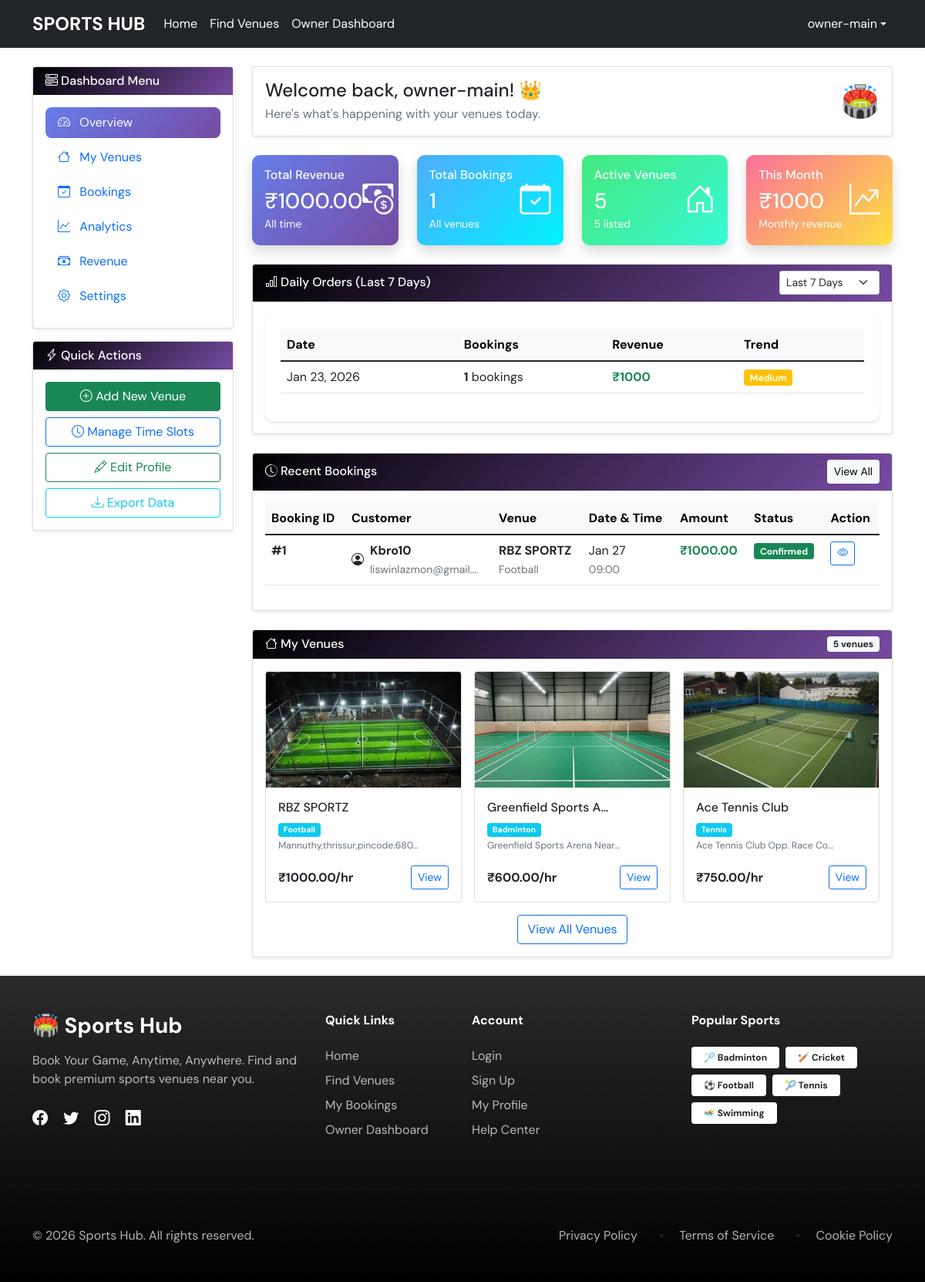
Before: /accounts/dashboard/ (signed in) with the older database file.
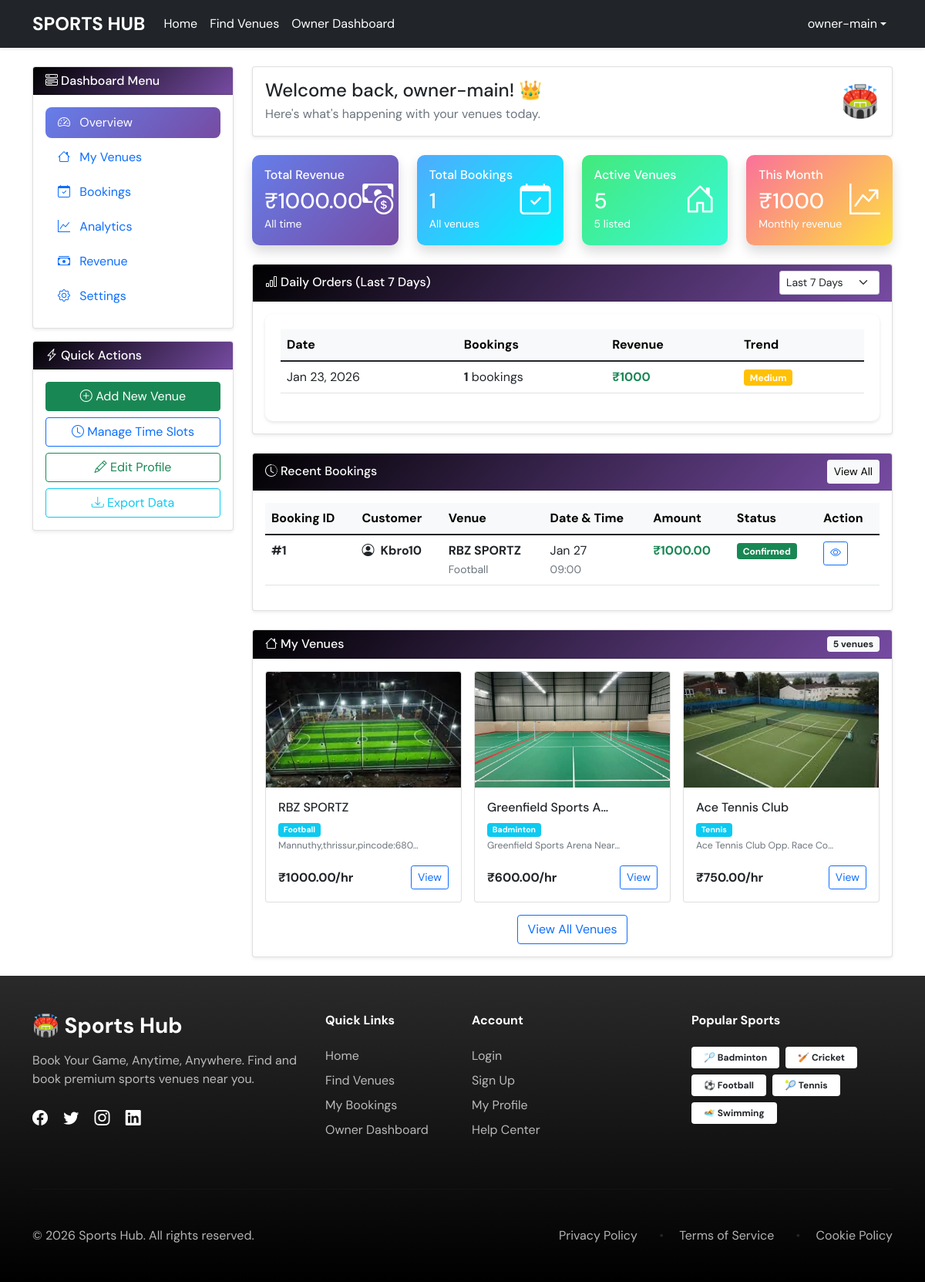
After: the same page with the newer database file.
### bookings/models.py (models this page shows, shortened)
class Booking(models.Model):
    STATUS_CHOICES = (
        ('pending', 'Pending'),
        ('confirmed', 'Confirmed'),
        ('cancelled', 'Cancelled'),
        ('completed', 'Completed'),
    )
    user = models.ForeignKey(User, on_delete=models.CASCADE, limit_choices_to={'user_type': 'user'})
    venue = models.ForeignKey(Venue, on_delete=models.CASCADE)
    time_slot = models.ForeignKey(TimeSlot, on_delete=models.CASCADE)
    booking_date = models.DateTimeField(auto_now_add=True)
    total_price = models.DecimalField(max_digits=10, decimal_places=2)
    status = models.CharField(max_length=20, choices=STATUS_CHOICES, default='pending')
    razorpay_order_id = models.CharField(max_length=100, blank=True, null=True)
    razorpay_payment_id = models.CharField(max_length=100, blank=True, null=True)
    razorpay_signature = models.CharField(max_length=255, blank=True, null=True)
    class Meta:
        ordering = ['-booking_date']

### accounts/models.py (models this page shows, shortened)
class User(AbstractUser):
    USER_TYPE_CHOICES = (
        ('admin', 'Admin'),
        ('owner', 'Owner'),
        ('user', 'User'),
    )
    user_type = models.CharField(max_length=10, choices=USER_TYPE_CHOICES, default='user')
    phone_number = models.CharField(max_length=15, blank=True, null=True)
    address = models.TextField(blank=True, null=True)
    created_at = models.DateTimeField(auto_now_add=True)
    updated_at = models.DateTimeField(auto_now=True)

### venues/models.py (models this page shows, shortened)
class Venue(models.Model):
    name = models.CharField(max_length=200)
    sport = models.ForeignKey(Sport, on_delete=models.CASCADE)
    owner = models.ForeignKey(User, on_delete=models.CASCADE, limit_choices_to={'user_type': 'owner'})
    image = models.ImageField(upload_to=venue_image_path)
    address = models.TextField()
    location = models.CharField(max_length=200)  # Could be Google Maps link or coordinates
    price_per_hour = models.DecimalField(max_digits=10, decimal_places=2)
    is_active = models.BooleanField(default=True)
    created_at = models.DateTimeField(auto_now_add=True)
    updated_at = models.DateTimeField(auto_now=True)
    @property
    def image_url(self):
        if self.image and hasattr(self.image, 'url'):
            return self.image.url
        return '/static/images/default-venue.jpg'

class Sport(models.Model):
    SPORT_CHOICES = (
        ('badminton', 'Badminton'),
        ('cricket', 'Cricket'),
        ('football', 'Football'),
        ('tennis', 'Tennis'),
        ('swimming', 'Swimming'),
        ('boxing', 'Boxing'),
    )
    name = models.CharField(max_length=20, choices=SPORT_CHOICES, unique=True)
    description = models.TextField(blank=True)
    image = models.ImageField(max_length=50, blank=True)

class TimeSlot(models.Model):
    venue = models.ForeignKey(Venue, on_delete=models.CASCADE, related_name='timeslots')
    date = models.DateField()
    start_time = models.TimeField()
    end_time = models.TimeField()
    is_booked = models.BooleanField(default=False)
    class Meta:
        unique_together = ('venue', 'date', 'start_time', 'end_time')

### accounts/views.py (the view)
# urls.py: path('dashboard/', views.owner_dashboard, name='owner_dashboard'),
@login_required
@user_passes_test(is_owner)
def owner_dashboard(request):
    venues = Venue.objects.filter(owner=request.user)
    venue_ids = venues.values_list('id', flat=True)
    bookings = Booking.objects.filter(venue_id__in=venue_ids).order_by('-booking_date')
    total_revenue = 0
    for booking in bookings:
        total_revenue += booking.total_price
    from django.db.models import Count, Sum
    from datetime import datetime, timedelta
    today = datetime.now().date()
    last_week = today - timedelta(days=7)
    daily_orders = Booking.objects.filter(
        venue_id__in=venue_ids,
        booking_date__date__gte=last_week
    ).values('booking_date__date').annotate(
        count=Count('id'),
        daily_revenue=Sum('total_price')
    ).order_by('booking_date__date')
    monthly_revenue = Booking.objects.filter(
        venue_id__in=venue_ids,
        booking_date__month=datetime.now().month,
        booking_date__year=datetime.now().year
    ).aggregate(Sum('total_price'))['total_price__sum'] or 0
    context = {
        'venues': venues,
        'bookings': bookings,
        'daily_orders': daily_orders,
        'total_venues': venues.count(),
        'total_bookings': bookings.count(),
        'total_revenue': total_revenue,
        'monthly_revenue': monthly_revenue,
    }
    return render(request, 'accounts/owner_dashboard.html', context)

### accounts/views.py (called while the page is built)
def is_owner(user):
    return user.user_type == 'owner'

### templates/accounts/owner_dashboard.html (shortened to what the changed rows need)
{% extends 'base.html' %}
{% block content %}
<div class="row">
    <div class="col-md-9">
        <div class="card shadow-sm mb-4">
            <div class="card-body">
                {% if daily_orders %}
                <div class="chart-container">
                    <div class="table-responsive">
                        <table class="table table-hover">
                            <thead class="table-light">
                                <tr>
                                    <th>Date</th>
                                    <th>Bookings</th>
                                    <th>Revenue</th>
                                    <th>Trend</th>
                                </tr>
                            </thead>
                            <tbody>
                                {% for order in daily_orders %}
                                <tr>
                                    <td>{{ order.booking_date__date|date:"M d, Y" }}</td>
                                    <td>
                                        <strong>{{ order.count }}</strong> bookings
                                    </td>
                                    <td class="text-success fw-bold">
                                        ₹{{ order.daily_revenue|default:"0" }}
                                    </td>
                                    <td>
                                        {% if order.count > 2 %}
                                        <span class="badge bg-success">High</span>
                                        {% elif order.count > 0 %}
                                        <span class="badge bg-warning">Medium</span>
                                        {% else %}
                                        <span class="badge bg-secondary">Low</span>
                                        {% endif %}
                                    </td>
                                </tr>
                                {% endfor %}
                            </tbody>
                        </table>
                    </div>
                </div>
                {% else %}
                <div class="text-center py-5">
                    <div class="display-4 mb-3">📊</div>
                    <h5>No data available</h5>
                    <p class="text-muted">Start getting bookings to see analytics here.</p>
                </div>
                {% endif %}
            </div>
        </div>
        <div class="card shadow-sm mb-4">
            <div class="card-body">
                {% if bookings %}
                <div class="table-responsive">
                    <table class="table table-hover">
                        <thead class="table-light">
                            <tr>
                                <th>Booking ID</th>
                                <th>Customer</th>
                                <th>Venue</th>
                                <th>Date & Time</th>
                                <th>Amount</th>
                                <th>Status</th>
                                <th>Action</th>
                            </tr>
                        </thead>
                        <tbody>
                            {% for booking in bookings|slice:":5" %}
                            <tr>
                                <td>
                                    <strong>#{{ booking.id }}</strong>
                                </td>
                                <td>
                                    <div class="d-flex align-items-center">
                                        <div class="me-2">
                                            <i class="bi bi-person-circle"></i>
                                        </div>
                                        <div>
                                            <strong>{{ booking.user.username }}</strong>
                                            <br>
                                            <small class="text-muted">{{ booking.user.email|truncatechars:20 }}</small>
                                        </div>
                                    </div>
                                </td>
                                <td>
                                    <strong>{{ booking.venue.name }}</strong>
                                    <br>
                                    <small class="text-muted">{{ booking.venue.sport.get_name_display }}</small>
                                </td>
                                <td>
                                    {{ booking.time_slot.date|date:"M d" }}
                                    <br>
                                    <small class="text-muted">{{ booking.time_slot.start_time|time:"H:i" }}</small>
                                </td>
                                <td class="fw-bold text-success">
                                    ₹{{ booking.total_price }}
                                </td>
                                <td>
                                    {% if booking.status == 'confirmed' %}
                                    <span class="badge bg-success">Confirmed</span>
                                    {% elif booking.status == 'pending' %}
                                    <span class="badge bg-warning">Pending</span>
                                    {% elif booking.status == 'cancelled' %}
                                    <span class="badge bg-danger">Cancelled</span>
                                    {% else %}
                                    <span class="badge bg-secondary">{{ booking.status }}</span>
                                    {% endif %}
                                </td>
                                <td>
                                    <a href="{% url 'booking_detail' booking.id %}" class="btn btn-sm btn-outline-primary">
                                        <i class="bi bi-eye"></i>
                                    </a>
                                </td>
                            </tr>
                            {% endfor %}
                        </tbody>
                    </table>
                </div>
                {% else %}
                <div class="text-center py-4">
                    <div class="display-4 mb-3">📭</div>
                    <h5>No bookings yet</h5>
                    <p class="text-muted">When you get bookings, they'll appear here.</p>
                </div>
                {% endif %}
            </div>
        </div>
    </div>
</div>
{% endblock %}

Changed rows visible on the page:
changed through a linked row, Booking "Kbro10": user.email "liswinlazmon@gmail.…" → (not shown)
